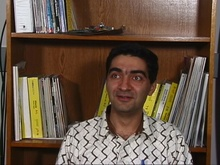
%> input picture TCVNAM/02.jpg, 220 x 165 px, shrunk from 640 x 480 before the run
$ octave TCVNAM_rgb.m   (GNU Octave 9; MATLAB toolbox functions it lacks are replaced by stand-ins)
%> lines starting %> are read from the running program, lines starting %| are printed output that depends on the picture
clear all ;
close all ;
% 采用分治策略设计网络

% number of patterns to be remembered
m = 4 ;

% read and reshape the image to vector
Im = {
    imread('02.jpg'), ...
    imread('03.jpg'), ...
    imread('05.jpg'), ...
    imread('06.jpg'), ...
};
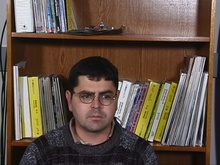
%> input picture TCVNAM/03.jpg, 220 x 165 px, shrunk from 640 x 480 before the run
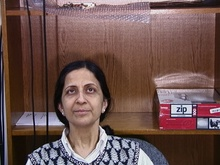
%> input picture TCVNAM/05.jpg, 220 x 165 px, shrunk from 640 x 480 before the run
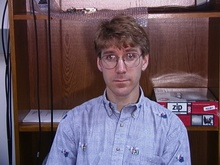
%> input picture TCVNAM/06.jpg, 220 x 165 px, shrunk from 640 x 480 before the run
%> Im = 4 items

[image_height, image_width] = size(Im{1}(:,:,1));
%> image_height = 165; image_width = 220

% width and height of single unit image ;
unit_width = 20 ;
unit_height = 20 ;

% iterations
iter_row = image_height/unit_height ;
%> iter_row = 8.25
iter_column = image_width/unit_width ;
%> iter_column = 11

% Initialize cell matrix A U S V T;
A = cell(iter_row, iter_column, 3) ;
%> A = 264 items
U = cell(iter_row, iter_column, 3) ;
%> U = 264 items
S = cell(iter_row, iter_column, 3) ;
%> S = 264 items
V = cell(iter_row, iter_column, 3) ;
%> V = 264 items
T = cell(iter_row, iter_column, 3) ; % Triagular Matrix ;
%> T = 264 items
W = cell(iter_row, iter_column, 3) ;
%> W = 264 items
H = cell(iter_row, iter_column, 3) ;
%> H = 264 items

alpha = 10 ;
gamma = 0.25 ;
phi0 = 2 * pi / 256 ;
z_half = exp(1i * phi0/2 );

%> (the run ends here)
